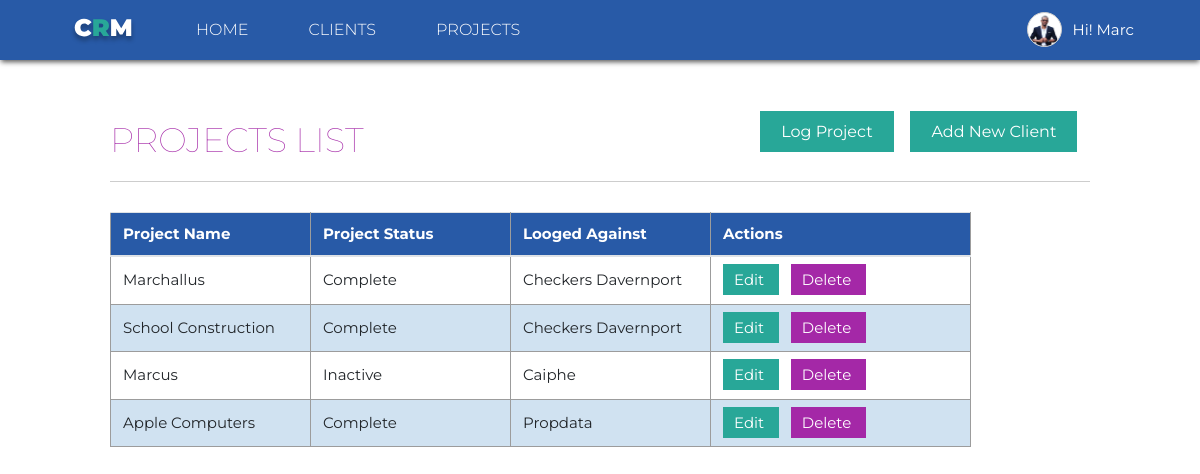
The app's page /logged-projects/ (signed in) with its own data.
### users/models.py (models this page shows, shortened)
class Profile(models.Model):
    user = models.OneToOneField(User, on_delete=models.CASCADE)
    image = models.ImageField(default="default.png", upload_to="profile_pics")
    ''' Here I'm overridng the save method of the profile image,
    and resizing the images if it is greater the 300 in height and width
    To avoid having huge images in our system
    '''
    def save(self, *args, **kwargs):
        super().save(*args, **kwargs)
        img = Image.open(self.image.path)
        if img.height > 330 or img.width > 330:
            output_size = (330, 330)
            img.thumbnail(output_size)
            img.save(self.image.path)

### our_clients/models.py (models this page shows, shortened)
class Projects(models.Model):
    PEOJECT_STATUS_CHOICE = (
        ('', 'Select Status'),
        ('Active', 'Active'),
        ('Inactive', 'Inactive'),
        ('Complete', 'Complete'),
    )
    project_name = models.CharField(max_length=255)
    project_status = models.CharField(
        max_length=100, choices=PEOJECT_STATUS_CHOICE)
    client_name = models.ForeignKey(Clients, on_delete=models.CASCADE)

class Clients(models.Model):
    client_name = models.CharField(max_length=100)
    contact_person = models.CharField(max_length=100)
    contact_number = models.CharField(max_length=100)
    date_posted = models.DateTimeField(default=timezone.now)
    def __str__(self):
        return self.client_name

### our_clients/views.py (the view)
# urls.py: path('logged-projects/', views.GetLoggedProjects, name="projects-list"),
@login_required
def GetLoggedProjects(request):
    context = {
        "Projects": Projects.objects.all().order_by('client_name')
    }
    return render(request, 'our_clients/projects_list.html', context)

### our_clients/templates/our_clients/projects_list.html
{% extends 'our_clients/base.html' %}
{% block content %}
<div class="client-list-container" style="width:980px;">
    <div class="table-header-section">
        <h1 class="clients-list-header">Projects List</h1>
        <div class="adding_new_container">
            <a href="{% url 'log-project' %}" class="adding_new_a">Log Project</a> &nbsp;&nbsp;
            <a href="{% url 'new-client' %}" class="adding_new_a">Add New Client</a> &nbsp;&nbsp;
        </div>
    </div>
    <table id="clientsTable" class="table table-responsive">
        <thead>
            <th>Project Name</th>
            <th>Project Status</th>
            <th>Looged Against</th>
            <th class="action_td" style="width: 240px !important;">Actions</th>
        </thead>
        {% for project in Projects %}
        <tr class="client-tr">
            <td>{{ project.project_name|title }}</td>
            <td>{{ project.project_status }}</td>
            <td>{{ project.client_name|title }}</td>
            <td class="action_td">
                <a class="action-btn updated_btn" href="{% url 'project-update' project.pk %}"> Edit </a> &nbsp;&nbsp;
                <a class="action-btn delete_btn" href="{% url 'project-delete' project.pk %}"> Delete </a> &nbsp;&nbsp;
            </td>
        </tr>
        {% endfor %}
    </table>
</div>
{% endblock content %}

### our_clients/templates/our_clients/base.html (shortened to what this page needs)
{% load static %}
<!DOCTYPE html>
<html lang="en">
    <head>
        <link href="https://unpkg.com/aos@2.3.1/dist/aos.css" rel="stylesheet">
        <link rel="stylesheet" href="{% static '/our_clients/css/custom.css' %}">
        <link rel="stylesheet" href="https://stackpath.bootstrapcdn.com/bootstrap/4.3.1/css/bootstrap.min.css">
    </head>
    <body>
        <header>
            <div class="header-container">
                <div class="menu-container">
                    <ul class="left-menu">
                        <li>
                            <a href="{% url 'home-page' %}">
                                <img src="/static/our_clients/img/crm_logo.svg" />
                            </a>
                        </li>
                        <li><a href="{% url 'home-page' %}">Home</a></li>
                        <li><a href="{% url 'clients' %}">Clients</a></li>
                        <li><a href="{% url 'projects-list' %}">Projects</a></li>
                    </ul>
                    <ul class="menu-list">
                        {% if user.is_authenticated %}
                        <div class="dropdown">
                            <button class="dropbtn">
                                <div class="users-det">
                                    <img class="profile-image" src="{{ user.profile.image.url }}" />
                                    <span class="user_name"> Hi! {{ user.username|title }}</span>
                                </div>
                            </button>
                        </div>
                        {% else %}
                        <li><a href="{% url 'sign-up' %}">Sign Up</a></li>
                        <li><a class="signin-btn" href="{% url 'sign-in' %}">Sign In</a></li>
                        {% endif %}
                    </ul>
                </div>
            </div>
        </header>
        <div class="content-main-grid">
            {% block content %}
            {% endblock content %}
        </div>
    </body>
    {% block js %}
    <link rel="stylesheet" type="text/css"
        href="https://cdn.datatables.net/v/dt/jszip-2.5.0/dt-1.10.18/af-2.3.0/b-1.5.2/b-colvis-1.5.2/b-flash-1.5.2/b-html5-1.5.2/b-print-1.5.2/cr-1.5.0/fh-3.1.4/r-2.2.2/datatables.min.css" />
    {% endblock js %}
</html>

### our_clients/static/our_clients/css/custom.css (style rules this page uses)
* { padding: 0px; margin: 0px; font-family: 'Montserrat', sans-serif; }
body { position: relative; width: 100%; background: #F4F4F4; }
.content-main-grid { margin: 0px auto; position: relative; }
.header-container { height: 60px; width: 100%; background: #285AA7; box-shadow: 0px 3px 5px -1px rgba(0, 0, 0, 0.66); -moz-box-shadow: 0px 3px 5px -1px rgba(0, 0, 0, 0.66); -webkit-box-shadow: 0px 3px 5px -1px rgba(0, 0, 0, 0.66); -o-box-shadow: 0px 3px 5px -1px rgba(0, 0, 0, 0.66); position: relative; z-index: 9999; }
.header-container .menu-container { position: relative; margin-left: 40px; margin-right: 50px; height: 60px; }
.header-container .menu-container .menu-list, .header-container .menu-container .left-menu { margin: 0; text-align: right; position: absolute; right: 0; background: transparent; }
.header-container .menu-container .menu-list li, .header-container .menu-container .left-menu li { list-style: none; float: left; background: transparent; padding-top: 18px; padding-left: 2px; padding-right: 2px; }
.header-container .menu-container .menu-list li a, .header-container .menu-container .left-menu li a { padding: 10px 28px; background: transparent; color: #fff; font-family: 'Montserrat', sans-serif; font-style: normal; font-weight: 300; font-size: 16px; line-height: 20px; text-transform: uppercase; text-decoration: none; outline: none; cursor: pointer; transition: all 0.4s ease-in-out; -moz-transition: all 0.4s ease-in-out; -o-transition: all 0.4s ease-in-out; -webkit-transition: all 0.4s ease-in-out; }
.header-container .menu-container .left-menu { left: 0; }
table { border-collapse: collapse; width: 100%; font-size: 15px; font-family: 'Montserrat', sans-serif; }
table th { background: #285AA7; color: #fff; padding-top: 10px !important; padding-bottom: 10px !important; }
table td, table th { border: 1px solid #9c9c9c; text-align: left; padding: 8px; }
table .client-tr:nth-child(even) { background-color: #d0e2f1; }
table .client-tr:nth-child(odd) { background-color: #fff; }
table .action_td { width: 260px; }
.dropbtn { color: white; padding: 16px; font-size: 15px; border: none; background: transparent; height: 40px; }
.dropbtn .users-det { display: -webkit-flex; display: -ms-flexbox; display: -ms-flex; display: flex; }
.dropbtn .users-det .profile-image { width: 35px; height: 35px; border-radius: 50%; border: solid 1px #cdcdcd; background: #ffffff; margin-right: 10px; margin-top: -4px; }
.dropdown { position: relative; display: inline-block; }
.dropdown .user_name { margin-top: 3px; }
.client-list-container { margin: 60px auto; position: relative; width: 1200px; }
.client-list-container .clients-list-header { font-size: 34px; font-family: 'Montserrat', sans-serif; color: #A428A7; font-weight: lighter; margin-bottom: 20px; text-transform: uppercase; }
.client-list-container .adding_new_container { position: absolute; right: 0; top: 0; }
.client-list-container .adding_new_a { padding: 10px 20px; background: #28A798; color: #fff; text-decoration: none; border: solid 1px transparent; transition: all 0.3s ease-in-out; -moz-transition: all 0.3s ease-in-out; -o-transition: all 0.3s ease-in-out; -webkit-transition: all 0.3s ease-in-out; }
.action-btn { text-decoration: none; color: #fff; padding: 5px 10px; box-sizing: border-box; border: solid 1px transparent; transition: all 0.3s ease-in-out; -moz-transition: all 0.3s ease-in-out; -o-transition: all 0.3s ease-in-out; -webkit-transition: all 0.3s ease-in-out; }
.updated_btn { background: #28A798; text-align: center; }
.delete_btn { background: #A428A7; }
#clientsTable thead tr th { min-width: 200px; }
.table-header-section { position: relative; margin-bottom: 30px; border-bottom: solid 1px #cdcdcd; }

### records on screen
Projects: project_name "Marchallus", project_status "Complete", client_name "Checkers Davernport"
Projects: project_name "School Construction", project_status "Complete", client_name "Checkers Davernport"
Projects: project_name "Marcus", project_status "Inactive", client_name "Caiphe"
Projects: project_name "Apple Computers", project_status "Complete", client_name "Propdata"

### other values on screen
{{ user.username|title }} "Marc"
